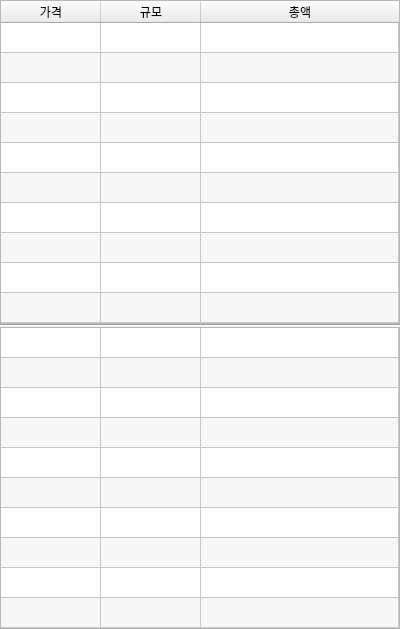
<?xml version="1.0" encoding="UTF-8"?>
<ui version="4.0">
 <class>Form</class>
 <widget class="QWidget" name="Form">
  <property name="geometry">
   <rect>
    <x>0</x>
    <y>0</y>
    <width>400</width>
    <height>629</height>
   </rect>
  </property>
  <property name="minimumSize">
   <size>
    <width>400</width>
    <height>0</height>
   </size>
  </property>
  <property name="windowTitle">
   <string>Form</string>
  </property>
  <layout class="QVBoxLayout" name="verticalLayout">
   <property name="spacing">
    <number>0</number>
   </property>
   <property name="leftMargin">
    <number>0</number>
   </property>
   <property name="topMargin">
    <number>0</number>
   </property>
   <property name="rightMargin">
    <number>0</number>
   </property>
   <property name="bottomMargin">
    <number>0</number>
   </property>
   <item>
    <widget class="QTableWidget" name="tableAsks">
     <property name="sizePolicy">
      <sizepolicy hsizetype="Minimum" vsizetype="Minimum">
       <horstretch>0</horstretch>
       <verstretch>0</verstretch>
      </sizepolicy>
     </property>
     <property name="verticalScrollBarPolicy">
      <enum>Qt::ScrollBarAlwaysOff</enum>
     </property>
     <property name="horizontalScrollBarPolicy">
      <enum>Qt::ScrollBarAlwaysOff</enum>
     </property>
     <property name="sizeAdjustPolicy">
      <enum>QAbstractScrollArea::AdjustToContents</enum>
     </property>
     <property name="editTriggers">
      <set>QAbstractItemView::NoEditTriggers</set>
     </property>
     <property name="tabKeyNavigation">
      <bool>false</bool>
     </property>
     <property name="showDropIndicator" stdset="0">
      <bool>false</bool>
     </property>
     <property name="dragDropOverwriteMode">
      <bool>false</bool>
     </property>
     <property name="alternatingRowColors">
      <bool>true</bool>
     </property>
     <property name="rowCount">
      <number>10</number>
     </property>
     <property name="columnCount">
      <number>3</number>
     </property>
     <attribute name="horizontalHeaderVisible">
      <bool>true</bool>
     </attribute>
     <attribute name="horizontalHeaderCascadingSectionResizes">
      <bool>false</bool>
     </attribute>
     <attribute name="horizontalHeaderStretchLastSection">
      <bool>true</bool>
     </attribute>
     <attribute name="verticalHeaderVisible">
      <bool>false</bool>
     </attribute>
     <row/>
     <row/>
     <row/>
     <row/>
     <row/>
     <row/>
     <row/>
     <row/>
     <row/>
     <row/>
     <column>
      <property name="text">
       <string>가격</string>
      </property>
     </column>
     <column>
      <property name="text">
       <string>규모</string>
      </property>
     </column>
     <column>
      <property name="text">
       <string>총액</string>
      </property>
     </column>
    </widget>
   </item>
   <item>
    <widget class="Line" name="line">
     <property name="orientation">
      <enum>Qt::Horizontal</enum>
     </property>
    </widget>
   </item>
   <item>
    <widget class="QTableWidget" name="tableBids">
     <property name="sizePolicy">
      <sizepolicy hsizetype="Minimum" vsizetype="Minimum">
       <horstretch>0</horstretch>
       <verstretch>0</verstretch>
      </sizepolicy>
     </property>
     <property name="verticalScrollBarPolicy">
      <enum>Qt::ScrollBarAlwaysOff</enum>
     </property>
     <property name="horizontalScrollBarPolicy">
      <enum>Qt::ScrollBarAlwaysOff</enum>
     </property>
     <property name="sizeAdjustPolicy">
      <enum>QAbstractScrollArea::AdjustToContents</enum>
     </property>
     <property name="editTriggers">
      <set>QAbstractItemView::NoEditTriggers</set>
     </property>
     <property name="tabKeyNavigation">
      <bool>false</bool>
     </property>
     <property name="showDropIndicator" stdset="0">
      <bool>false</bool>
     </property>
     <property name="dragDropOverwriteMode">
      <bool>false</bool>
     </property>
     <property name="alternatingRowColors">
      <bool>true</bool>
     </property>
     <property name="rowCount">
      <number>10</number>
     </property>
     <property name="columnCount">
      <number>3</number>
     </property>
     <attribute name="horizontalHeaderVisible">
      <bool>false</bool>
     </attribute>
     <attribute name="horizontalHeaderCascadingSectionResizes">
      <bool>false</bool>
     </attribute>
     <attribute name="horizontalHeaderStretchLastSection">
      <bool>true</bool>
     </attribute>
     <attribute name="verticalHeaderVisible">
      <bool>false</bool>
     </attribute>
     <row/>
     <row/>
     <row/>
     <row/>
     <row/>
     <row/>
     <row/>
     <row/>
     <row/>
     <row/>
     <column/>
     <column/>
     <column/>
    </widget>
   </item>
  </layout>
 </widget>
 <resources/>
 <connections/>
</ui>
